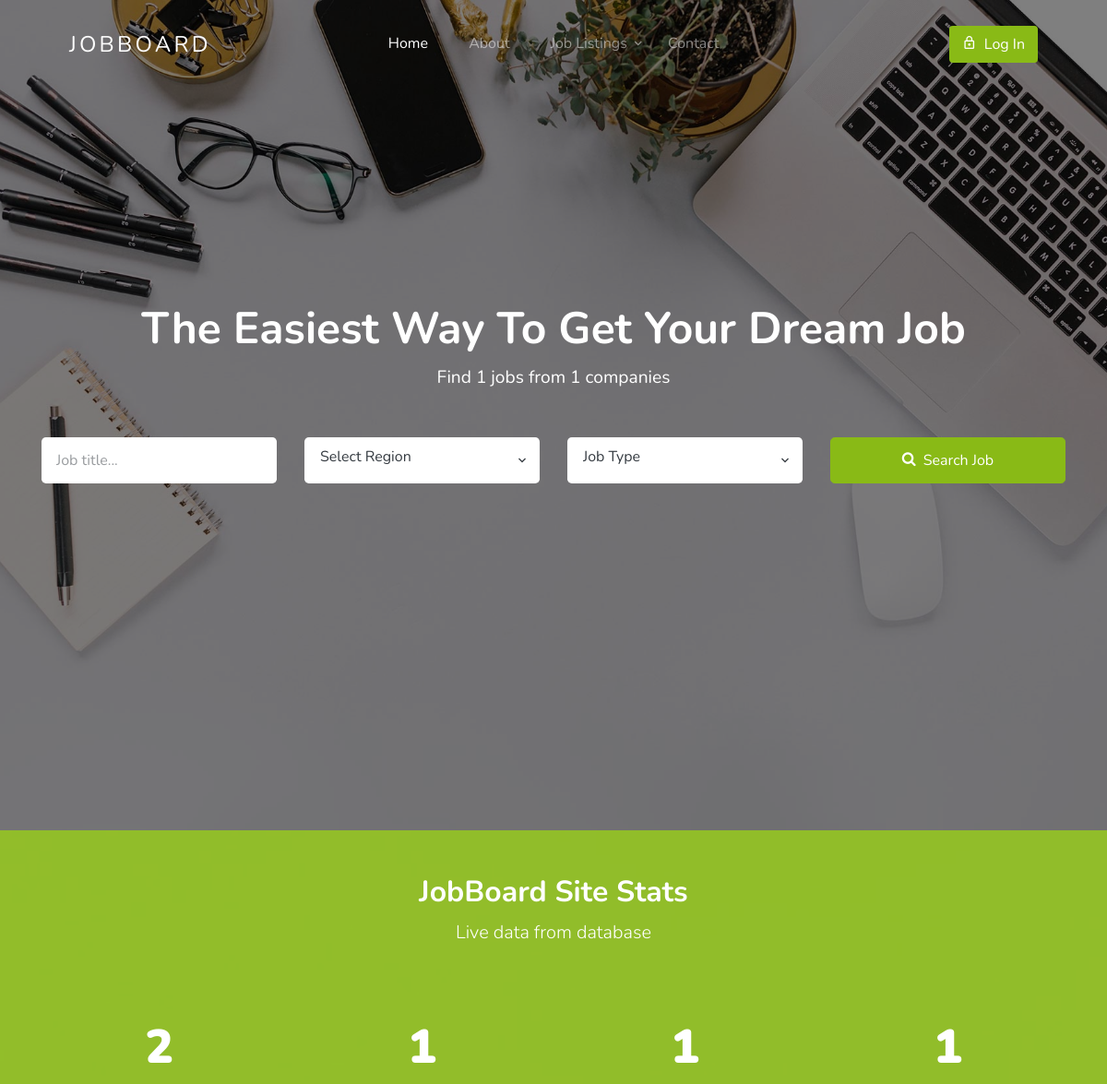
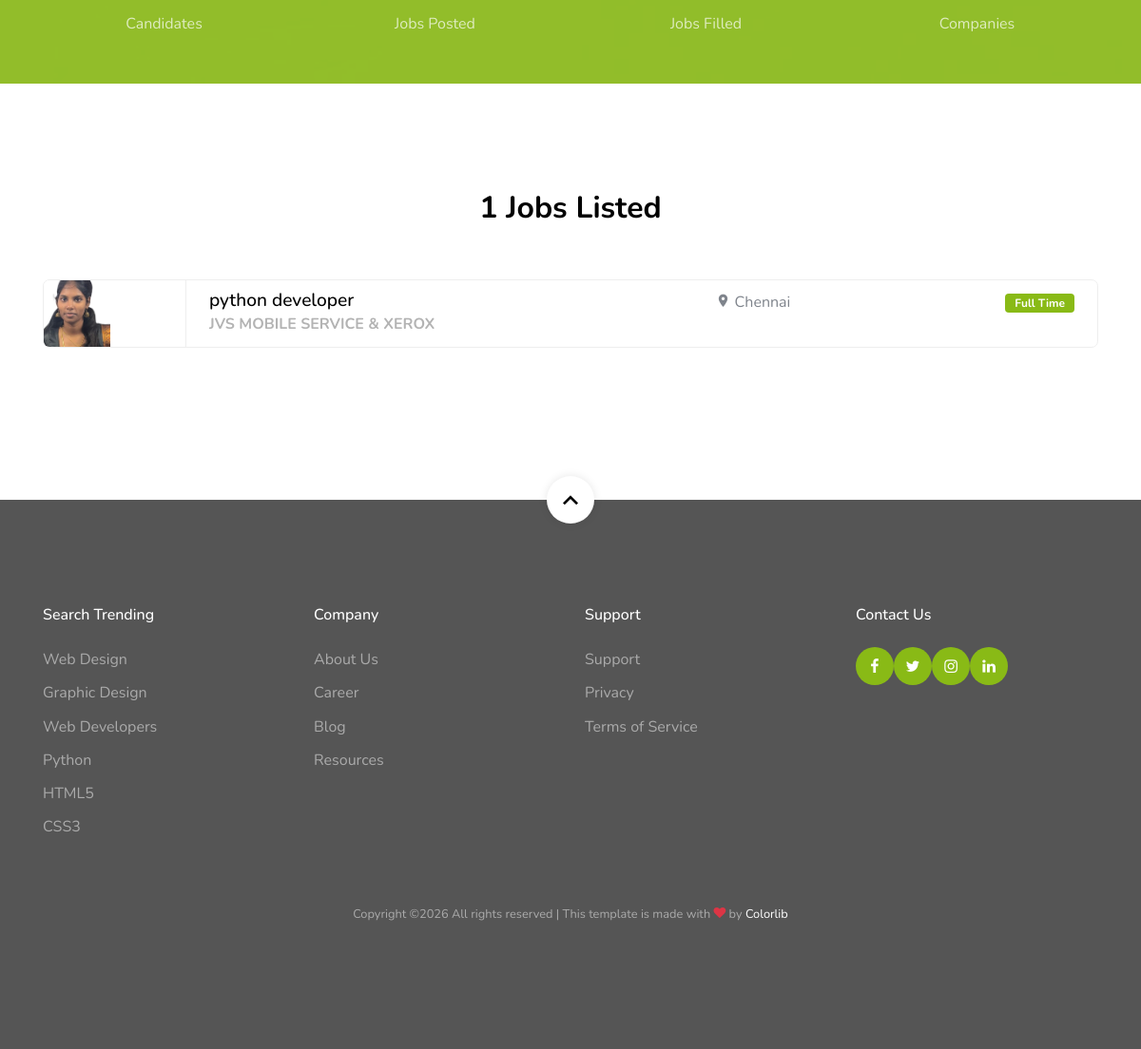
The page / on the database its author committed (2 pictures, top to bottom).
### app/models.py (models this page shows, shortened)
class Job(models.Model):
    company = models.ForeignKey(Company, on_delete=models.CASCADE)
    title = models.CharField(max_length=200)
    description = models.TextField()
    location = models.CharField(max_length=100)
    salary = models.CharField(max_length=100) # e.g. 5 LPA / 30000 per month
    job_type = models.CharField(max_length=50, choices=[('Full Time','Full Time'),('Part Time','Part Time'),('Internship','Internship'),('Contract','Contract')])
    experience = models.CharField(max_length=100) # e.g. 0-1 years
    skills = models.CharField(max_length=300) # e.g. Python, Django
    vacancy = models.IntegerField(default=1)
    created_at = models.DateTimeField(auto_now_add=True)

class Company(models.Model):
    master = models.ForeignKey(Master, on_delete=models.CASCADE)
    firstname = models.CharField(max_length=50)
    lastname = models.CharField(max_length=50)
    company_name = models.CharField(max_length=100)
    state = models.CharField(max_length=50)
    city = models.CharField(max_length=50)
    contact = models.CharField(max_length=50)
    address = models.CharField(max_length=150)
    logo_pic = models.ImageField(upload_to="app/img/company")

### app/views.py (the view)
# urls.py: path('', views.IndexPage, name='index'),
def IndexPage(request):
    from .models import Job, Company, Candidate
    q = request.GET.get('q')
    if q:
        jobs = Job.objects.filter(title__icontains=q).order_by('-created_at')
    else:
        jobs = Job.objects.all().order_by('-created_at')[:10]
    context = {
        'jobs': jobs,
        'job_count': Job.objects.count(),
        'company_count': Company.objects.count(),
        'candidate_count': Candidate.objects.count(),
    }
    return render(request, "app/index.html", context)

### app/templates/app/index.html (shortened to what this page needs)
{% extends "app/base1.html" %}
{% load static %}
{% block content %}
<section class="home-section section-hero overlay bg-image" style="background-image: url('{% static 'images/hero_1.jpg' %}');" id="home-section">
  <div class="container">
    <div class="row align-items-center justify-content-center">
      <div class="col-md-12">
        <div class="mb-5 text-center">
          <h1 class="text-white font-weight-bold">The Easiest Way To Get Your Dream Job</h1>
          <p class="text-white">Find {{ job_count }} jobs from {{ company_count }} companies</p>
        </div>
        <form method="GET" class="search-jobs-form">
          <div class="row mb-5">
            <div class="col-12 col-sm-6 col-md-6 col-lg-3 mb-4 mb-lg-0">
              <input type="text" name="q" class="form-control form-control-lg" placeholder="Job title...">
            </div>
            <div class="col-12 col-sm-6 col-md-6 col-lg-3 mb-4 mb-lg-0">
            </div>
            <div class="col-12 col-sm-6 col-md-6 col-lg-3 mb-4 mb-lg-0">
            </div>
            <div class="col-12 col-sm-6 col-md-6 col-lg-3 mb-4 mb-lg-0">
              <button type="submit" class="btn btn-primary btn-lg btn-block text-white btn-search"><span class="icon-search icon mr-2"></span>Search Job</button>
            </div>
          </div>
        </form>
      </div>
    </div>
  </div>
</section>
<section class="py-5 bg-image overlay-primary fixed overlay" id="next" style="background-image: url('{% static 'images/hero_1.jpg' %}');">
  <div class="container">
    <div class="row mb-5 justify-content-center">
      <div class="col-md-7 text-center">
        <h2 class="section-title mb-2 text-white">JobBoard Site Stats</h2>
        <p class="lead text-white">Live data from database</p>
      </div>
    </div>
    <div class="row pb-0 block__19738 section-counter">
      <div class="col-6 col-md-6 col-lg-3 mb-5 mb-lg-0"><div class="d-flex align-items-center justify-content-center mb-2"><strong class="number" data-number="{{ candidate_count }}">{{ candidate_count }}</strong></div><span class="caption">Candidates</span></div>
      <div class="col-6 col-md-6 col-lg-3 mb-5 mb-lg-0"><div class="d-flex align-items-center justify-content-center mb-2"><strong class="number" data-number="{{ job_count }}">{{ job_count }}</strong></div><span class="caption">Jobs Posted</span></div>
      <div class="col-6 col-md-6 col-lg-3 mb-5 mb-lg-0"><div class="d-flex align-items-center justify-content-center mb-2"><strong class="number" data-number="{{ job_count }}">{{ job_count }}</strong></div><span class="caption">Jobs Filled</span></div>
      <div class="col-6 col-md-6 col-lg-3 mb-5 mb-lg-0"><div class="d-flex align-items-center justify-content-center mb-2"><strong class="number" data-number="{{ company_count }}">{{ company_count }}</strong></div><span class="caption">Companies</span></div>
    </div>
  </div>
</section>
<section class="site-section">
  <div class="container">
    <div class="row mb-5 justify-content-center">
      <div class="col-md-7 text-center">
        <h2 class="section-title mb-2">{{ job_count }} Jobs Listed</h2>
      </div>
    </div>
    <ul class="job-listings mb-5">
      {% for job in jobs %}
      <li class="job-listing d-block d-sm-flex pb-3 pb-sm-0 align-items-center">
        <a href="{% url 'job_detail' job.id %}"></a>
        <div class="job-listing-logo">
          {% if job.company.logo_pic %}
            <img src="{{ job.company.logo_pic.url }}" alt="{{ job.company.company_name }}" class="img-fluid" style="width:70px; height:70px; object-fit:cover;">
          {% else %}
            <img src="{% static 'images/job_logo_1.jpg' %}" alt="logo" class="img-fluid">
          {% endif %}
        </div>
        <div class="job-listing-about d-sm-flex custom-width w-100 justify-content-between mx-4">
          <div class="job-listing-position custom-width w-50 mb-3 mb-sm-0">
            <h2>{{ job.title }}</h2>
            <strong>{{ job.company.company_name }}</strong>
          </div>
          <div class="job-listing-location mb-3 mb-sm-0 custom-width w-25">
            <span class="icon-room"></span> {{ job.location }}
          </div>
          <div class="job-listing-meta">
            <span class="badge badge-success">{{ job.job_type }}</span>
          </div>
        </div>
      </li>
      {% empty %}
      <li class="text-center p-5"><h4>No jobs found</h4><p>Company please <a href="{% url 'company_post_job' %}">post a job</a></p></li>
      {% endfor %}
    </ul>
  </div>
</section>
{% endblock %}

### app/static/css/style.css (style rules this page uses)
body { font-weight: 400; font-size: 1rem; line-height: 1.7; position: relative; }
body:after { content: ""; position: absolute; top: 0; left: 0; right: 0; bottom: 0; background: rgba(0, 0, 0, 0.7); z-index: 100; opacity: 0; visibility: hidden; -webkit-transition: .3s all ease; -o-transition: .3s all ease; transition: .3s all ease; }
h1, h2, h3, h4 { color: #000; }
.site-section { padding-top: 7rem; padding-bottom: 7rem; position: relative; z-index: 2; }
.home-section { position: relative; }
.home-section > .container { z-index: 2; position: relative; }
.home-section h1 { font-size: 3rem; color: #fff; font-weight: 200; }
.home-section p { font-size: 1.2rem; color: rgba(255, 255, 255, 0.6); }
.home-section .search-jobs-form .form-control, .home-section .search-jobs-form .btn-lg { height: calc(2em + 1rem + 2px); padding: 0.5rem 1rem; font-size: 1rem; line-height: 1.5; border-radius: 0.3rem; }
.home-section .search-jobs-form .btn-search > span { font-size: 1rem; position: relative; }
.home-section .search-jobs-form .form-control { background: #fff; border: transparent !important; color: #343a40; }
.bg-image { background-size: cover; background-position: center center; background-repeat: no-repeat; }
.bg-image.fixed { background-attachment: fixed; }
.bg-image.overlay-primary { position: relative; }
.bg-image.overlay-primary:before { position: absolute; content: ""; top: 0; left: 0; right: 0; bottom: 0; background: rgba(137, 186, 22, 0.9); z-index: 1; }
.bg-image.overlay-primary > .container { position: relative; z-index: 2; }
.job-listings { padding: 0; margin: 0; border: 1px solid #eee; border-radius: 7px; overflow: hidden; position: relative; background: #fff; }
.job-listings .badge { color: #fff; padding: 4px 10px; }
.job-listings .job-listing { position: relative; border-bottom: 1px solid #eee; -webkit-transition: .3s all ease; -o-transition: .3s all ease; transition: .3s all ease; }
.job-listings .job-listing:last-child { border-bottom: none; }
.job-listings .job-listing a { position: absolute; width: 100%; height: 100%; -webkit-transition: .3s all ease; -o-transition: .3s all ease; transition: .3s all ease; }
.job-listings .job-listing .job-listing-logo { -webkit-box-flex: 0; -ms-flex: 0 0 150px; flex: 0 0 150px; border-right: 1px solid #eee; }
.job-listings .job-listing-position h2 { font-size: 1.2rem; margin-bottom: 0; }
.job-listings .job-listing-position strong { color: #b3b3b3; }
.section-title { font-size: 2rem; font-weight: 700; }
.section-hero, .section-hero > .container > .row { height: 100vh; min-height: 900px; }
.section-hero.overlay, .section-hero.overlay-2 { position: relative; }
.section-hero.overlay:before, .section-hero.overlay-2:before { z-index: 1; position: absolute; content: ""; top: 0; left: 0; right: 0; bottom: 0; background: rgba(0, 0, 0, 0.5); }
.section-hero > .container { z-index: 2; position: relative; }
.btn:after, .btn:before { display: none; }
.btn.btn-primary { color: #fff; }
.block__19738 { text-align: center; }
.block__19738 .number { font-size: 3.2rem; font-weight: 900; color: #fff; }
.block__19738 .caption { font-size: 1rem; display: block; color: rgba(255, 255, 255, 0.7); }

### rows shown on the page
Job: company.logo_pic (picture), title "python developer", company.company_name "JVS MOBILE SERVICE & XEROX", location "Chennai", job_type "Full Time"

### other values the page prints
{{ job_count }} "1"
{{ company_count }} "1"
{{ candidate_count }} "2"
